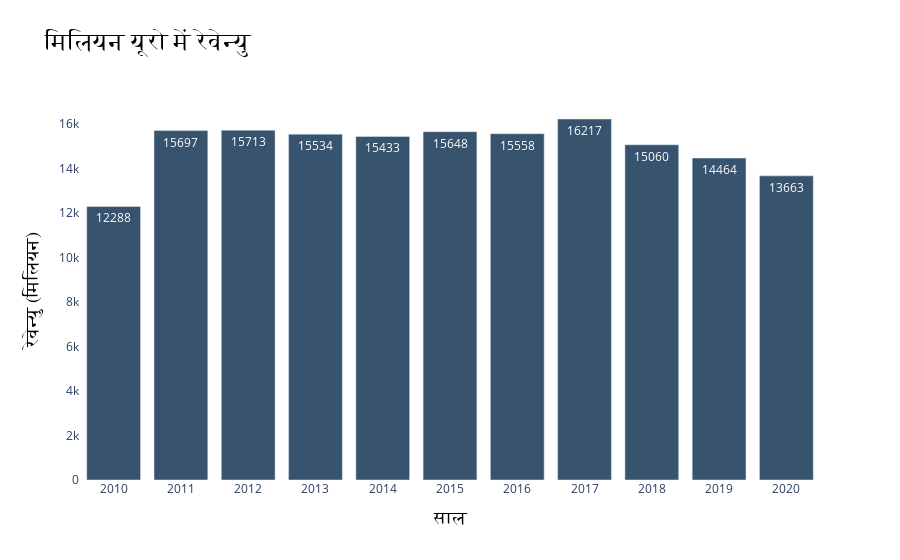

The code cell stored with this chart in its notebook:
### Code cell
import plotly.graph_objects as go

# बार चार्ट के डेटा के परिभाषा करीं
x_categories = ['2010', '2011', '2012', '2013', '2014', '2015', '2016', '2017', '2018', '2019', '2020']
y_values = [12288, 15697, 15713, 15534, 15433, 15648, 15558, 16217, 15060, 14464, 13663]

# बार चार्ट के ट्रेस बनाईं
fig = go.Figure(go.Bar(
    x=x_categories,
    y=y_values,
    marker_color='rgb(55, 83, 109)',  # आपन जरूरत के अनुसार रंग बदल सकेनी
    text=y_values,
    textposition='auto'  # आपन जरूरत के अनुसार टेक्स्ट पोजीशन एडजस्ट करे सकनी
))

# लेआउट कस्टमाइज करीं
fig.update_layout(
    title='मिलियन यूरो में रेवेन्यु',
    title_font_family='Arial, sans-serif',
    title_font_size=24,
    title_font_color='#000000',
    xaxis_title='साल',
    xaxis_title_font=dict(
        family='Arial, sans-serif',
        size=18,
        color='#000000'
    ),
    yaxis_title='रेवेन्यु (मिलियन)',
    yaxis_title_font=dict(
        family='Arial, sans-serif',
        size=18,
        color='#000000'
    ),
    plot_bgcolor='white'
)

# चार्ट डिस्प्ले करीं
fig.show()

### Figure 1 — Plotly figure (JSON) as saved in the notebook; plotly's stock layout.template omitted (floating-point values rounded to 4 significant figures)
{"data": [{"marker": {"color": "rgb(55, 83, 109)"}, "text": ["12288", "15697", "15713", "15534", "15433", "15648", "15558", "16217", "15060", "14464", "13663"], "textposition": "auto", "type": "bar", "x": ["2010", "2011", "2012", "2013", "2014", "2015", "2016", "2017", "2018", "2019", "2020"], "y": [12288, 15697, 15713, 15534, 15433, 15648, 15558, 16217, 15060, 14464, 13663]}], "layout": {"plot_bgcolor": "white", "title": {"font": {"color": "#000000", "family": "Arial, sans-serif", "size": 24}, "text": "मिलियन यूरो में रेवेन्यु"}, "xaxis": {"title": {"font": {"color": "#000000", "family": "Arial, sans-serif", "size": 18}, "text": "साल"}}, "yaxis": {"title": {"font": {"color": "#000000", "family": "Arial, sans-serif", "size": 18}, "text": "रेवेन्यु (मिलियन)"}}}}
